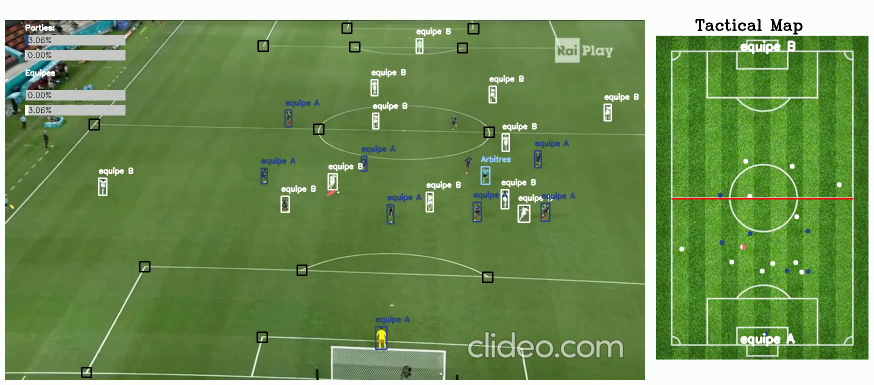
#> input picture frame 13 of move player/annotated_video_posses (1).mp4, 1748 x 770 px (shown at 1/2 size)
$ python 'move player.py'
#> lines starting #> are read from the running program, lines starting #| are printed output that depends on the picture
import cv2
import numpy as np

# Initialize global variables
drawing = False  # True if mouse is pressed
roi_selected = False  # True if ROI has been completed
moving = False  # True if moving the ROI
ix, iy = -1, -1
roi = (0, 0, 0, 0)
roi_image = None
moving_offset_x, moving_offset_y = 0, 0
origin = (0, 0)  # Starting point for the arrow

# Desired dimensions for the displayed video
desired_width = 1000
desired_height = 600

# Mouse callback function
def draw_roi(event, x, y, flags, param):
    global ix, iy, drawing, roi_selected, moving, roi, roi_image, moving_offset_x, moving_offset_y, origin

    if event == cv2.EVENT_LBUTTONDOWN:
        if roi_selected and (ix <= x <= ix + roi[2]) and (iy <= y <= iy + roi[3]):
            moving = True
            moving_offset_x = ix - x
            moving_offset_y = iy - y
            origin = (ix + roi[2]//2, iy + roi[3]//2)  # Update origin when starting to move
        elif not roi_selected:
            drawing = True
            ix, iy = x, y
            roi = (ix, iy, 0, 0)  # Initialize roi size to 0

    elif event == cv2.EVENT_MOUSEMOVE:
        if drawing:
            roi = (ix, iy, x - ix, y - iy)
        elif moving:
            ix, iy = x + moving_offset_x, y + moving_offset_y

    elif event == cv2.EVENT_LBUTTONUP:
        if drawing:
            drawing = False
            roi_selected = True
            roi = (ix, iy, x - ix, y - iy)
            roi_image = frame[iy:iy + roi[3], ix:ix + roi[2]].copy()  # Copy the selected ROI
            origin = (ix + roi[2]//2, iy + roi[3]//2)  # Set origin for the arrow
        elif moving:
            moving = False

# Video capture
cap = cv2.VideoCapture('./annotated_video_posses (1).mp4')  # Adjust path to your video file
cv2.namedWindow('Video')
cv2.setMouseCallback('Video', draw_roi)

# Boolean to control the pause state
paused = True
frame = None

while True:
    if not paused or frame is None:
        ret, frame = cap.read()
#> frame is the input picture: shape (770, 1748, 3); mean B, G, R 85.8, 144.3, 111.9
        if not ret:
            break

        # Resize frame to desired dimensions
        frame = cv2.resize(frame, (desired_width, desired_height))
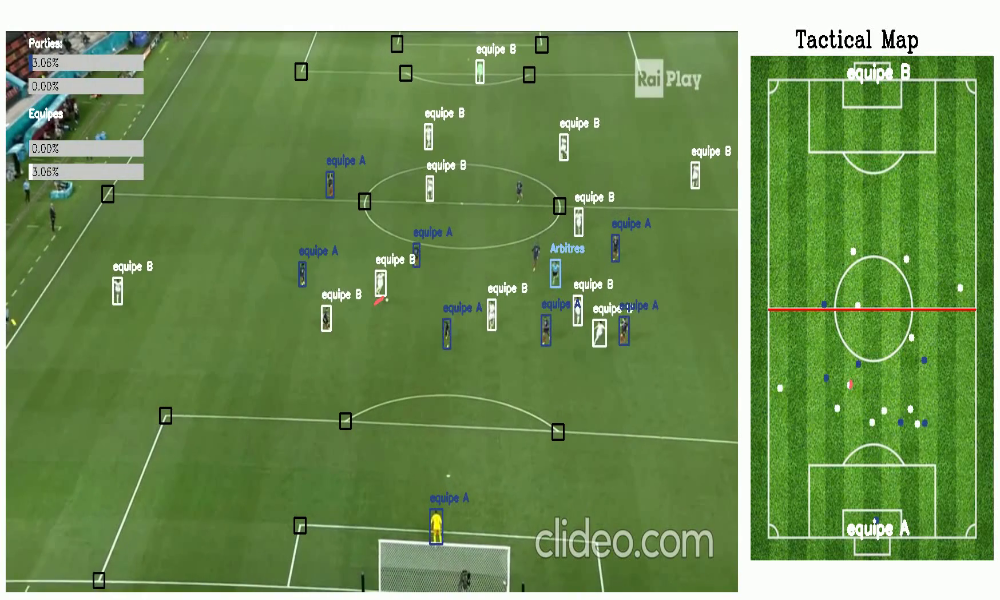
#> frame: shape (600, 1000, 3); mean B, G, R 85.7, 144.3, 111.8

    temp_frame = frame.copy()
    if roi_image is not None:
        temp_frame[iy:iy + roi[3], ix:ix + roi[2]] = roi_image
        if moving:
            cv2.arrowedLine(temp_frame, origin, (ix + roi[2]//2, iy + roi[3]//2), (0, 0, 0), 2)  # Thinner arrow
            cv2.rectangle(temp_frame, (ix, iy), (ix + roi[2], iy + roi[3]), (255, 255, 255), 1)  # White rectangle

    if drawing or moving:
        cv2.rectangle(temp_frame, (ix, iy), (ix + roi[2], iy + roi[3]), (0, 0, 0), 1)  # Red rectangle while drawing

    # Show the current frame
    cv2.imshow('Video', temp_frame)

    key = cv2.waitKey(30) & 0xFF
#> (key q is pressed here)
    if key == ord('p'):  # Press 'p' to toggle pause
        paused = not paused
    elif key == ord('q'):  # Press 'q' to quit
        break

cap.release()
cv2.destroyAllWindows()

$ run again, starting later in the video
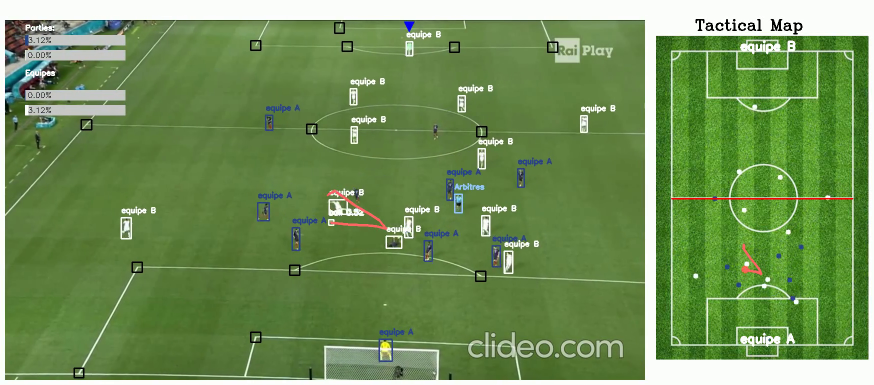
#> input picture frame 59 of move player/annotated_video_posses (1).mp4, 1748 x 770 px (shown at 1/2 size)
#> frame is the input picture: shape (770, 1748, 3); mean B, G, R 86.1, 144.4, 112.3
#> `frame = cv2.resize(frame, (desired_width, desired_height))`:
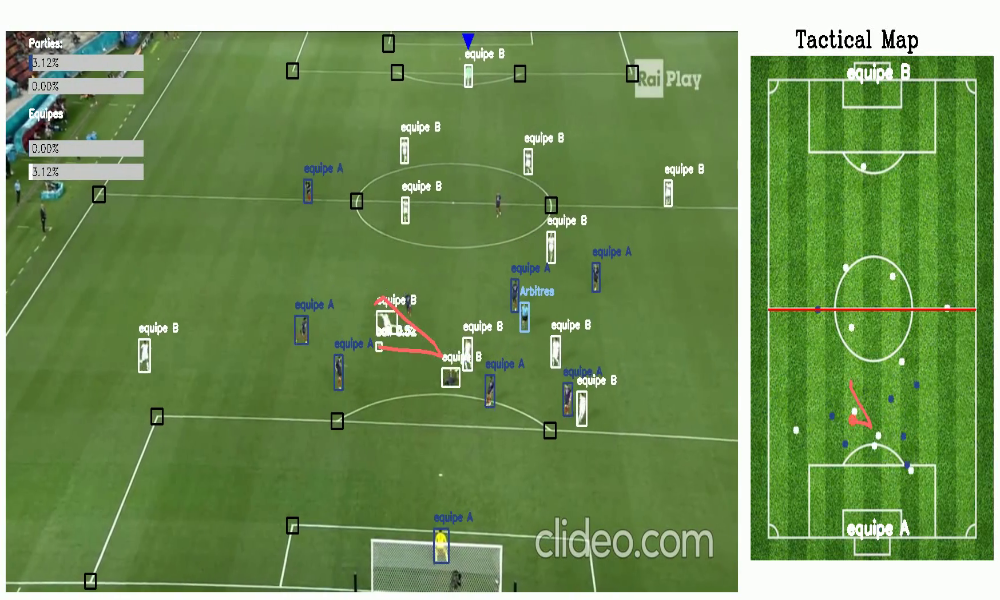
#> frame: shape (600, 1000, 3); mean B, G, R 86, 144.3, 112.2

$ run again, starting later in the video
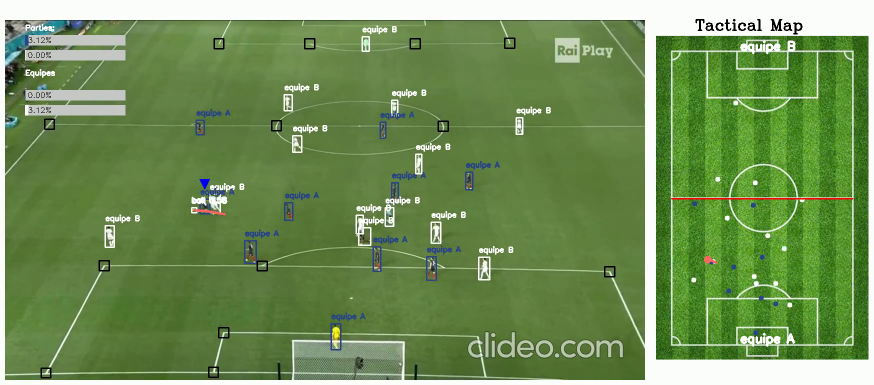
#> input picture frame 105 of move player/annotated_video_posses (1).mp4, 1748 x 770 px (shown at 1/2 size)
#> frame is the input picture: shape (770, 1748, 3); mean B, G, R 86.3, 144.7, 112.6
#> `frame = cv2.resize(frame, (desired_width, desired_height))`:
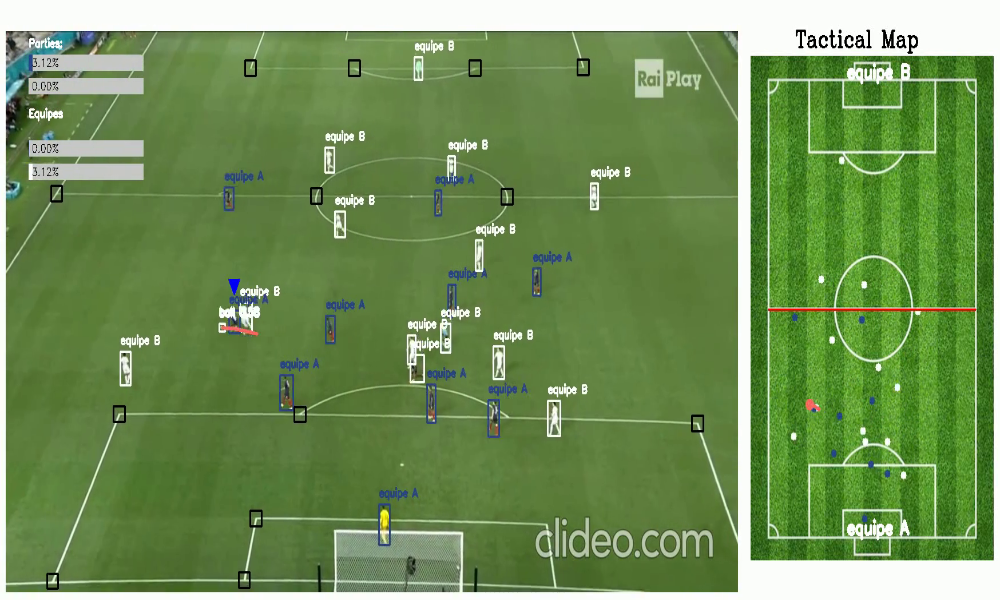
#> frame: shape (600, 1000, 3); mean B, G, R 86.2, 144.6, 112.5
